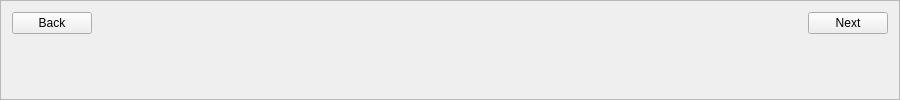
         <widget class="QFrame" name="testFrame">
          <property name="sizePolicy">
           <sizepolicy hsizetype="Expanding" vsizetype="Expanding">
            <horstretch>0</horstretch>
            <verstretch>0</verstretch>
           </sizepolicy>
          </property>
          <property name="minimumSize">
           <size>
            <width>900</width>
            <height>0</height>
           </size>
          </property>
          <property name="autoFillBackground">
           <bool>false</bool>
          </property>
          <property name="frameShape">
           <enum>QFrame::StyledPanel</enum>
          </property>
          <property name="frameShadow">
           <enum>QFrame::Sunken</enum>
          </property>
          <layout class="QGridLayout" name="gridLayout_11">
           <item row="0" column="0" alignment="Qt::AlignLeft">
            <widget class="QPushButton" name="testPageBackButton">
             <property name="text">
              <string>Back</string>
             </property>
            </widget>
           </item>
           <item row="0" column="1" alignment="Qt::AlignRight">
            <widget class="QPushButton" name="nextButtonFromeTestPage">
             <property name="text">
              <string>Next</string>
             </property>
            </widget>
           </item>
           <item row="1" column="0" colspan="2">
            <widget class="MyCanvas" name="practiceCanvas" native="true">
             <property name="sizePolicy">
              <sizepolicy hsizetype="Expanding" vsizetype="Expanding">
               <horstretch>0</horstretch>
               <verstretch>0</verstretch>
              </sizepolicy>
             </property>
            </widget>
           </item>
          </layout>
         </widget>
